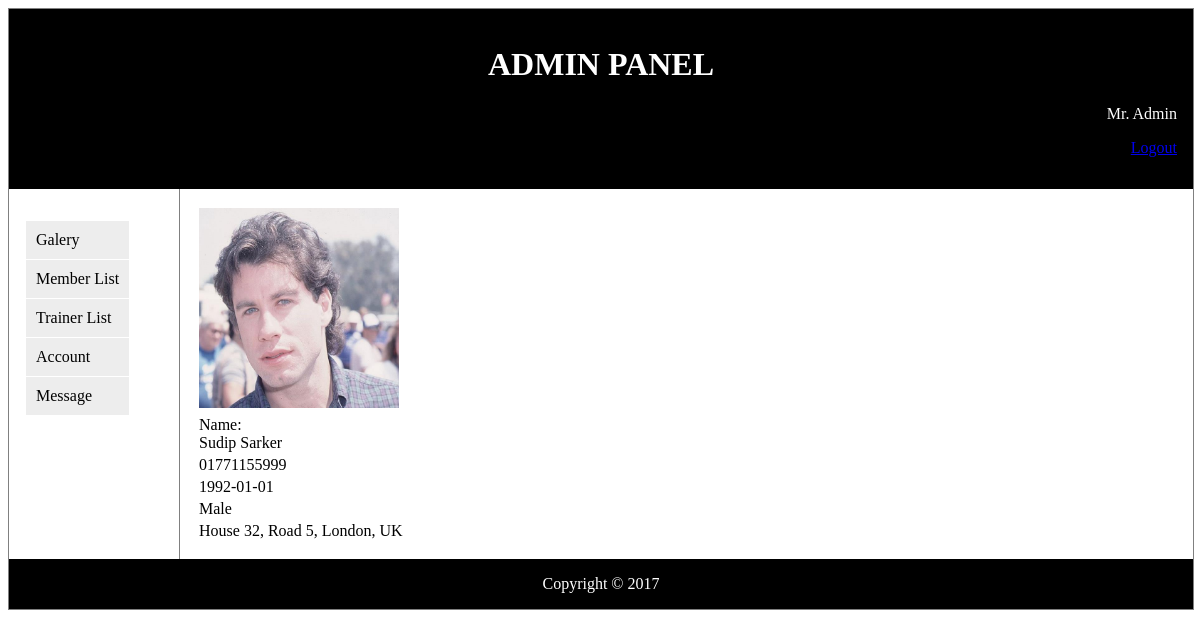
The page /admin/user_profile_view.php?view=sudip (signed in) on the database its author committed.
### tables this page shows
CREATE TABLE `users_information` (
  `user_name` varchar(32) NOT NULL,
  `name` varchar(32) NOT NULL,
  `contact_number` varchar(14) NOT NULL,
  `date_of_birth` date NOT NULL,
  `gender` varchar(6) NOT NULL,
  `image_path` varchar(100) NOT NULL DEFAULT 'default.png',
  `address` varchar(100) NOT NULL
);

### admin/user_profile_view.php (the view)
<?php
include 'header.php';
?>
<?php
	if (isset($_GET['view'])) {
			$user_id = trim($_GET['view']);
			$sql = "SELECT * FROM `users_information` WHERE `user_name` = '$user_id'";
				$result = $GLOBALS['connection']->query($sql);
				if ($result->num_rows==1) {
					$row = $result->fetch_assoc();
					?>
					<article>
						<table>
							<tr>
								<td><img src="../images/<?php echo $row['image_path'];?>" style="width: 200px;height: 200px;"></td>
							</tr>
							<tr>
								<td>Name:<br><?php echo $row['name'];?></td>
							</tr>
							<tr>
								<td><?php echo $row['contact_number'];?></td>
							</tr>
							<tr>
							<td><?php echo $row['date_of_birth'];?></td>
							</tr>
							<tr>
							<td><?php echo $row['gender'];?></td>
							</tr>
							<tr>
							<td><?php echo $row['address'];?></td>
							</tr>
						</table>
					</article>
					<?php
				}else{
					echo "Data not Found.";
				}
	}
?>
<?php
include 'footer.php';
?>

### admin/css/style.css (style rules this page uses)
article { margin-left: 170px; border-left: 1px solid gray; padding: 1em; overflow: hidden; }

### rows shown on the page
users_information: image_path (picture), name "Sudip Sarker", contact_number "01771155999", date_of_birth "1992-01-01", gender "Male", address "House 32, Road 5, London, UK"

### other values the page prints
$admin_name "Mr. Admin"
